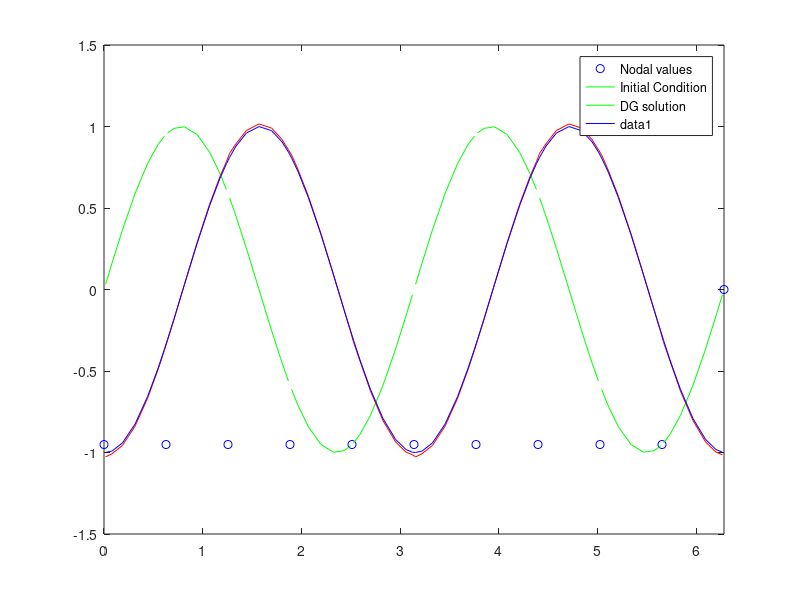

This figure's MATLAB source:
% ut + vel*ux = 0 
% Dirichlet u(0,t) = 0
% or periodic BC 
% Solved with DG weak form (arbitrary poly. order) and various fluxes
function A1Driver_1D_waveEq
clear all
clc

% Domain bounds
x_min=0.0
x_max=2*pi

% Advection velocity
vel=1.0

% Check errors with periodic BC
% try NumElements=10 and N = 2 --> DoF=(P+1)*Nel=30  --> Error=0.1312 (for 1 iteration)
% try NumElements=10 and N = 4 --> DoF=(P+1)*Nel=50  --> Error=0.1005
% try NumElements=10 and N = 6 --> DoF=(P+1)*Nel=70  --> Error=0.084854

% Number of elements in the mesh 
NumElements=10 % min number of elements is 2

% Order of polymomials used for approximation 
N = 6

% scheme  = numerical flux
%         = 0 (Central-Diff) --> Unstable
%         = 1 (Lax-Friedrichs)
%         = 2 (Lax-Wendroff)
%         = 3 (Murman-Roe)
%         = 4 (Godunov)
%         = 5 (Roe with entropy fix)
scheme=1;

%% Alternative flux formulation
% Upwind or central fluxes
% 0.0 --> Upwind
% 1.0 --> Central
%alfaFlux=0.0; 

% these parameters control what type of Jabobi polynomials: alpha=0.0; beta=0.0 is Legendre
alpha=0.0; beta=0.0; 

% Euler explicit
nt=80  % total time steps
dt=0.01 % time step

delay = 0.1; % frame delay for movie

% Boundary Condition: 
% 1 --> Periodic
% 0 --> Dirichlet
BC=1


%%%%%%%%%%%%%%%
%MESH
%%%%%%%%%%%%%%%
deltaX=(x_max-x_min)/NumElements; 


% define X coord in eahc mesh node
[x,w] = JacobiGQ(alpha,beta,N);   % if the polynomial is always the same this can be taken outside

% define node structure
for i=1:NumElements  
         
    mesh(i).x_left=x_min+(i-1)*deltaX;
    mesh(i).x_right=x_min+(i)*deltaX;
        
    mesh(i).xglobal=zeros(N+1,1);
    mesh(i).xglobal=Mapp_r2x(mesh(i).x_left,mesh(i).x_right,x); % this is a vector with all Gauss poijt for each element    
  
    mesh(i).normal_left=1.0;  % -o--> el <--o-
    mesh(i).normal_right=-1.0;
    
    mesh(i).flux_left=zeros(N+1,1);  
    mesh(i).flux_right=zeros(N+1,1);  
    
    
end

% constant Jacobian (same for all element here), but can be changed here
J=ComputeJacobian(mesh(1).x_left,mesh(1).x_right);

for i=1:NumElements  
         
    mesh(i).u=zeros(N+1,1);
    mesh(i).u=Project_phys2modal(alpha,beta,N,J,sin(2.0*mesh(i).xglobal)); % this is initial condition
    
%    this fields could be included in each elements
%    mesh(i).local_poly=N;
%    mesh(i).weight=w;
%    mesh(i).f=zeros(N+1,1); 
%    mesh(i).J=0.0; 
end

% this is used to identify nodes when computing fluxes at nodes 
Left_node=-1;
Right_node=1; 
%%%%%%%%%%%%%%%
% Construct local to element matrices
%%%%%%%%%%%%%%%
%M = GenerateMass_matrix1D(alpha,beta,N); % this one should be the identity (sanity check)
D = GenerateDeriv1D(alpha,beta,N);
%DD = Generate2ndDeriv1D(alpha,beta,N);

%Scale matrices with Jacobian of the element (here all the same because uniform poly and equidistant nodes)
%M=M*J; % not used because M=Id
%DD=DD/J;

%%%%%%%%%%%%%%%
% Construct global matrix
%%%%%%%%%%%%%%%
dim_global=NumElements*(N+1); % overall problem dimension is num element x number modes per element

% allocate global matrices
Uglobal=zeros(dim_global,1);
Xplot=zeros(dim_global,1);
Uplot=zeros(dim_global,1);
Fluxglobal=zeros(dim_global,1);  
Matrixglobal=zeros(dim_global,dim_global);


% add local matrices to the diagonal of the golbal matrix
for i=1:NumElements  
   loc_start=1+(i-1)*(N+1);
   loc_end=(i)*(N+1);
   Matrixglobal(loc_start:loc_end,loc_start:loc_end)=vel*D(:,:);
end

% spy(Matrixglobal)

%%%%%%%%%%%%%%%
% Initial plot (will be updated later)
%%%%%%%%%%%%%%%

OnlyNodes=zeros(NumElements+1,1);
OnlyUatNodes=zeros(NumElements+1,1);
%
count=1;
for i=1:NumElements
    OnlyNodes(i)=mesh(i).x_left;  % only h-mesh nodal information
    OnlyUatNodes(i)=Interpol_modal2phy(alpha,beta,N,mesh(end).u,Left_node);
    for k=1:N+1  
       Xplot(count)=mesh(i).xglobal(k) % info at all h/p nodes (including Gauss points)
       
       Uglobal(count)=mesh(i).u(k);
       
       Uplot(count)=Interpol_modal2phy(alpha,beta,N,mesh(i).u,x(k))
      
       count=count+1;
    end
end
OnlyNodes(NumElements+1)=mesh(NumElements).x_right;
OnlyUatNodes(NumElements+1)=Interpol_modal2phy(alpha,beta,N,mesh(NumElements).u,Right_node);

plot(OnlyNodes,OnlyUatNodes,'bo'); hold('on'); 
for i=1:NumElements  
   plot(mesh(i).xglobal , Interpol_modal2phy_all_points(alpha,beta,N,mesh(i).u),'g-'); 
end
%  data will be updated later
p = plot(Xplot,Uplot,'r');
legend('Nodal values', 'Initial Condition','DG solution');
axis([x_min x_max -1.5 1.5]); hold('off'); 
%you can use polyval to plot a polynomial and not lines between high order nodes, but movie is difficult to make

%%%%%%%%%%%%%%%
% Time marching (using Euler explicit)
%%%%%%%%%%%%%%%

CFL=vel*dt/(Mapp_r2x(mesh(1).x_left,mesh(1).x_right,x(2))-Mapp_r2x(mesh(1).x_left,mesh(1).x_right,x(1)))

dx=vel*dt/CFL;

for k=1:nt  
display('iteration: '); k

%%%%%%%%%%%%%%%
% Update flux vector, including boundary conditions
%%%%%%%%%%%%%%%
for i=2:NumElements-1  % this hould be nodes!! not elements 
  
   % LEFT NODE OF ELEMENT i where  fnode_ext--o--fnode_int        
    fnode_ext=Interpol_modal2phy(alpha,beta,N,vel*mesh(i-1).u,Right_node); % evaluate flux at element edge (-1 or 1)      
    fnode_int=Interpol_modal2phy(alpha,beta,N,vel*mesh(i).u,Left_node);            

%   mesh(i).flux_left=ComputeFlux_Lax1D(alpha,beta,N,fnode_ext,fnode_int,mesh(i-1).normal_right,mesh(i).normal_left,Left_node,vel,alfaFlux); % compute flux at left (x=-1) node of element i
    mesh(i).flux_left=ComputeFluxes(alpha,beta,N,fnode_ext,fnode_int,Left_node,vel,scheme,dt,dx); % compute flux at left (x=-1) node of element i 
  
   % RIGTH NODE OF ELEMENT i where:  fnode_int--o--fnode_ext          
    fnode_ext=Interpol_modal2phy(alpha,beta,N,vel*mesh(i+1).u,Left_node);  
    fnode_int=Interpol_modal2phy(alpha,beta,N,vel*mesh(i).u,Right_node); % evaluate flux at element edge (-1 or 1)             

%   mesh(i).flux_right=ComputeFlux_Lax1D(alpha,beta,N,fnode_int,fnode_ext,mesh(i).normal_right,mesh(i+1).normal_left,Right_node,vel,alfaFlux); % compute flux at right (x=+1) node of element i
    mesh(i).flux_right=ComputeFluxes(alpha,beta,N,fnode_int,fnode_ext,Right_node,vel,scheme,dt,dx); % compute flux at right (x=+1) node of element i
end

% Dirichlet
if(BC==0)
if (k==1) 
    display('Dirichlet BC at x_min') 
end

% FIRST ELEMENT
%BC LEFT NODE  OF ELEMENT 1: x=0
    %u_ext=Project_phys2modal(alpha,beta,N,J,-sin(vel*k*dt)*ones(N+1,1));%zeros(N+1,1);
    u_ext=Project_phys2modal(alpha,beta,N,J,zeros(N+1,1)); % ghost node
    fnode_ext=Interpol_modal2phy(alpha,beta,N,u_ext,Right_node); % ghost element with zeros  
    normal_temp=1.0;
    fnode_int=Interpol_modal2phy(alpha,beta,N,vel*mesh(1).u,Left_node);  
 
%   mesh(1).flux_left=ComputeFlux_Lax1D(alpha,beta,N,fnode_ext,fnode_int,normal_temp,mesh(1).normal_left,Left_node,vel,alfaFlux); 
    mesh(1).flux_left=ComputeFluxes(alpha,beta,N,fnode_ext,fnode_int,Left_node,vel,scheme,dt,dx); 

% RIGTH NODE OF ELEMENT 1         
    fnode_ext=Interpol_modal2phy(alpha,beta,N,vel*mesh(2).u,Left_node); 
    fnode_int=Interpol_modal2phy(alpha,beta,N,vel*mesh(1).u,Right_node); % evaluate flux at element edge (-1 or 1)            
 
%   mesh(1).flux_right=ComputeFlux_Lax1D(alpha,beta,N,fnode_int,fnode_ext,mesh(1).normal_right,mesh(2).normal_left,Right_node,vel,alfaFlux); % compute flux at right (x=+1) node of element i
    mesh(1).flux_right=ComputeFluxes(alpha,beta,N,fnode_int,fnode_ext,Right_node,vel,scheme,dt,dx); % compute flux at right (x=+1) node of element i
 
% LAST ELEMENT  
% LEFT NODE OF ELEMENT NumElements        
    fnode_ext=Interpol_modal2phy(alpha,beta,N,vel*mesh(NumElements-1).u,Right_node); % evaluate flux at element edge (-1 or 1)      
    fnode_int=Interpol_modal2phy(alpha,beta,N,vel*mesh(NumElements).u,Left_node);            

%   mesh(NumElements).flux_left=ComputeFlux_Lax1D(alpha,beta,N,fnode_ext,fnode_int,mesh(NumElements-1).normal_right,mesh(NumElements).normal_left,Left_node,vel,alfaFlux); % compute flux at left (x=-1) node of element i
    mesh(NumElements).flux_left=ComputeFluxes(alpha,beta,N,fnode_ext,fnode_int,Left_node,vel,scheme,dt,dx); % compute flux at left (x=-1) node of element i
 
% RIGHT NODE OF ELEMENT NumElements     
    fnode_int=Interpol_modal2phy(alpha,beta,N,vel*mesh(NumElements).u,Right_node); % evaluate flux at element edge (-1 or 1)          
    %u_ext=zeros(N+1,1);
    %fnode_ext=Interpol_modal2phy(alpha,beta,N,u_ext,Left_node); % ghost element with zeros  
    fnode_ext=fnode_int;
    normal_temp=1.0; 
 
%   mesh(NumElements).flux_right=ComputeFlux_Lax1D(alpha,beta,N,fnode_int,fnode_ext,mesh(NumElements).normal_right,normal_temp,Right_node,vel,alfaFlux); % compute flux at right (x=+1) node of element i
    mesh(NumElements).flux_right=ComputeFluxes(alpha,beta,N,fnode_int,fnode_ext,Right_node,vel,scheme,dt,dx); % compute flux at right (x=+1) node of element i

end

% Periodic
if(BC==1)  
if (k==1) 
    display('Periodic BC') 
end

%FIRST ELEMENT:
% LEFT NODE OF ELEMENT 1
    fnode_ext=Interpol_modal2phy(alpha,beta,N,vel*mesh(NumElements).u,Right_node); 
    fnode_int=Interpol_modal2phy(alpha,beta,N,vel*mesh(1).u,Left_node);  

%   mesh(1).flux_left=ComputeFlux_Lax1D(alpha,beta,N,fnode_ext,fnode_int,mesh(NumElements).normal_right,mesh(1).normal_left,Left_node,vel,alfaFlux);
    mesh(1).flux_left=ComputeFluxes(alpha,beta,N,fnode_ext,fnode_int,Left_node,vel,scheme,dt,dx);
  
% RIGTH NODE OF ELEMENT 1             
    fnode_ext=Interpol_modal2phy(alpha,beta,N,vel*mesh(2).u,Left_node); 
    fnode_int=Interpol_modal2phy(alpha,beta,N,vel*mesh(1).u,Right_node);            

%   mesh(1).flux_right=ComputeFlux_Lax1D(alpha,beta,N,fnode_int,fnode_ext,mesh(1).normal_right,mesh(2).normal_left,Right_node,vel,alfaFlux); % compute flux at right (x=+1) node of element i
    mesh(1).flux_right=ComputeFluxes(alpha,beta,N,fnode_int,fnode_ext,Right_node,vel,scheme,dt,dx); % compute flux at right (x=+1) node of element i

%LAST ELEMENT: 
% LEFT NODE OF ELEMENT NumElements        
    fnode_ext=Interpol_modal2phy(alpha,beta,N,vel*mesh(NumElements-1).u,Right_node); % evaluate flux at element edge (-1 or 1)      
    fnode_int=Interpol_modal2phy(alpha,beta,N,vel*mesh(NumElements).u,Left_node);            
 
%   mesh(NumElements).flux_left=ComputeFlux_Lax1D(alpha,beta,N,fnode_ext,fnode_int,mesh(NumElements-1).normal_right,mesh(NumElements).normal_left,Left_node,vel,alfaFlux); % compute flux at left (x=-1) node of element i
    mesh(NumElements).flux_left=ComputeFluxes(alpha,beta,N,fnode_ext,fnode_int,Left_node,vel,scheme,dt,dx); % compute flux at left (x=-1) node of element i
   
% RIGHT NODE OF ELEMENT NumElements         
   fnode_ext=Interpol_modal2phy(alpha,beta,N,vel*mesh(1).u,Left_node); % evaluate flux at element edge (-1 or 1)      
   fnode_int=Interpol_modal2phy(alpha,beta,N,vel*mesh(NumElements).u,Right_node);            

%   mesh(NumElements).flux_right=ComputeFlux_Lax1D(alpha,beta,N,fnode_int,fnode_ext,mesh(NumElements).normal_right,mesh(1).normal_left,Right_node,vel,alfaFlux); % compute flux at left (x=-1) node of element i
    mesh(NumElements).flux_right=ComputeFluxes(alpha,beta,N,fnode_int,fnode_ext,Right_node,vel,scheme,dt,dx); % compute flux at left (x=-1) node of element i
end %(periodicBC==1)   
 
 
% Update Flux vector and vector to plot solution
count=1;
for i=1:NumElements  
  for k=1:N+1
     Fluxglobal(count)=-mesh(i).flux_right(k)+mesh(i).flux_left(k); % update fluxes in golbal vector fluxes
     count=count+1;
  end
end 
%%%%%%%%%%%%%%

Uglobal=Uglobal+dt/J*(Matrixglobal'*Uglobal+Fluxglobal) ; % 1/J comes from the mass mattrix

count=1;
for i=1:NumElements  
  for k=1:N+1  
      

      mesh(i).u(k)=Uglobal(count)  % copy new data to nodal strucuture 
    
      Uplot(count)=Interpol_modal2phy(alpha,beta,N,mesh(i).u,x(k))
     count=count+1;
  end
end  


% redraw solution
set(p,'ydata',Uplot);
pause(delay)
 
end % time marching


count=1;
for i=1:NumElements  
  for k=1:N+1  
      
      Uexact(count)=sin(2.0*(mesh(i).xglobal(k)-vel*dt*nt));
      count=count+1;
  end
end 

hold on; plot(Xplot,Uexact,'b'); hold off;
%legend('Nodal values', 'Initial Condition','DG solution', 'Exact solution')

error=(1/dim_global)*norm(Uexact(:,1)-Uplot(:,1))%/norm(Uexact(:,1))
%error=trapz(abs(Uexact(:,1)-Uplot(:,1))) 




count=1;
for i=1:NumElements  
  for k=1:N+1  
      Nodos(count) = mesh(i).xglobal(k)
      count=count+1;
  end
end 

%% 
%%%%%%%%%%%%%%%%%%%%%%%%%%%%%%%%%%%%%%%%%%%%%%%%%%%%%%%%%%%%%%%%%%%%%%
%CONSTRUCCIÓN DE LOS ARCHIVOS DE TEXTO

Nodos_datos=[0.0160    0.0812    0.1867    0.3142    0.4417    0.5471    0.6123    0.6443    0.7095    0.8150    0.9425    1.0700    1.1754    1.2406    1.2726    1.3378    1.4433    1.5708   1.6983    1.8038    1.8690    1.9009    1.9662    2.0716    2.1991    2.3266    2.4321    2.4973    2.5293    2.5945    2.6999    2.8274    2.9549    3.0604    3.1256    3.1576    3.2228    3.3283    3.4558    3.5833    3.6887    3.7539    3.7859    3.8511    3.9566    4.0841    4.2116    4.3170    4.3822    4.4142    4.4794    4.5849    4.7124    4.8399     4.9453    5.0106    5.0425    5.1077    5.2132    5.3407    5.4682    5.5737    5.6389    5.6709    5.7361    5.8415    5.9690    6.0965    6.2020    6.2672]
fileID = fopen('Nodos.txt','w');
fprintf(fileID,'%6s %12s\n','Nodos');
fprintf(fileID,'%6.2f %12.8f\n',Nodos_datos);
fclose(fileID);

count=1
for i=0:69
    tiempo(count) = i +1
    count=count+1
end


U_datos = [Uplot(:,1), Nodos(:), tiempo(:) ]
fileID = fopen('U.txt','w');
fprintf(fileID,'%6s %12s\n','U');
fprintf(fileID,'%6.2f %12.8f\n',U_datos);
fclose(fileID);

end % end main function












%%%%%%%%%%%%%%%
%%%%%%%%%%%%%%%
% Additional functions 
%%%%%%%%%%%%%%%
%%%%%%%%%%%%%%%

function [P] = JacobiP(x,alpha,beta,N)
% function [P] = JacobiP(x,alpha,beta,N)
% Purpose: Evaluate Jacobi Polynomial of type (alpha,beta) > -1
%          (alpha+beta <> -1) at points x for order N and returns P[1:length(xp))]
% Note   : They are normalized to be orthonormal.

% Turn points into row if needed.
xp = x; dims = size(xp);
if (dims(2)==1) xp = xp';  end;

PL = zeros(N+1,length(xp)); 

% Initial values P_0(x) and P_1(x)
gamma0 = 2^(alpha+beta+1)/(alpha+beta+1)*gamma(alpha+1)*...
    gamma(beta+1)/gamma(alpha+beta+1);
PL(1,:) = 1.0/sqrt(gamma0);
if (N==0) P=PL'; return; end;
gamma1 = (alpha+1)*(beta+1)/(alpha+beta+3)*gamma0;
PL(2,:) = ((alpha+beta+2)*xp/2 + (alpha-beta)/2)/sqrt(gamma1);
if (N==1) P=PL(N+1,:)'; return; end;

% Repeat value in recurrence.
aold = 2/(2+alpha+beta)*sqrt((alpha+1)*(beta+1)/(alpha+beta+3));

% Forward recurrence using the symmetry of the recurrence.
for i=1:N-1
  h1 = 2*i+alpha+beta;
  anew = 2/(h1+2)*sqrt( (i+1)*(i+1+alpha+beta)*(i+1+alpha)*...
      (i+1+beta)/(h1+1)/(h1+3));
  bnew = - (alpha^2-beta^2)/h1/(h1+2);
  PL(i+2,:) = 1/anew*( -aold*PL(i,:) + (xp-bnew).*PL(i+1,:));
  aold =anew;
end;

P = PL(N+1,:)';
end

%%%%%%%%%%%%%%%

function [x,w] = JacobiGQ(alpha,beta,N)
% function [x,w] = JacobiGQ(alpha,beta,N)
% Purpose: Compute the N'th order Gauss quadrature points, x, 
%          and weights, w, associated with the Jacobi 
%          polynomial, of type (alpha,beta) > -1 ( <> -0.5).

if (N==0) x(1)= -(alpha-beta)/(alpha+beta+2); w(1) = 2; return; end;

% Form symmetric matrix from recurrence.
J = zeros(N+1);
h1 = 2*(0:N)+alpha+beta;
J = diag(-1/2*(alpha^2-beta^2)./(h1+2)./h1) + ...
    diag(2./(h1(1:N)+2).*sqrt((1:N).*((1:N)+alpha+beta).*...
    ((1:N)+alpha).*((1:N)+beta)./(h1(1:N)+1)./(h1(1:N)+3)),1);
if (alpha+beta<10*eps) J(1,1)=0.0;end;
J = J + J';

%Compute quadrature by eigenvalue solve
[V,D] = eig(J); x = diag(D);
w = (V(1,:)').^2*2^(alpha+beta+1)/(alpha+beta+1)*gamma(alpha+1)*...
    gamma(beta+1)/gamma(alpha+beta+1);
end

%%%%%%%%%%%%%%%

function [dP] = GradJacobiP(r, alpha, beta, N)
% function [dP] = GradJacobiP(r, alpha, beta, N);
% Purpose: Evaluate the derivative of the Jacobi polynomial of type (alpha,beta)>-1,
%	       at points r for order N and returns dP[1:length(r))]        

dP = zeros(length(r), 1);
  if(N == 0)
    dP(:,:) = 0.0; 
  else
    dP = sqrt(N*(N+alpha+beta+1))*JacobiP(r(:),alpha+1,beta+1, N-1);
  end;
end


%%%%%%%%%%%%%%%
%%%%%%%%%%%%%%%
% Generate Mass matrix (here we have the M=Id, this is used for the checking implemetation)
%%%%%%%%%%%%%%%
%%%%%%%%%%%%%%%

function [M] = GenerateMass_matrix1D(alpha,beta,N)
% function [D] = Mass amtrix
% integral of p*p dr

[x,w] = JacobiGQ(alpha,beta,N);
M = zeros((N+1),(N+1));

% Initialize matrix
for i=1:N+1
  P1 = JacobiP(x, alpha, beta, i-1); 
  for j=1:N+1
   P2 = JacobiP(x,alpha,beta,j-1);
       for k=1:N+1
         M(i,j) =M(i,j)+w(k)*P1(k)*P2(k) ; 
       end
   end
end

end

%%%%%%%%%%%%%%%
%%%%%%%%%%%%%%%
% Generate stiffness matrix (first order derivative)
%%%%%%%%%%%%%%%
%%%%%%%%%%%%%%%

function [D] = GenerateDeriv1D(alpha,beta,N)
% function [D] = First derivative matrix
% integral of dp/dr*p dr

[x,w] = JacobiGQ(alpha,beta,N);
D = zeros((N+1),(N+1));

% Initialize matrix
for i=1:N+1
   P = JacobiP(x,alpha,beta,i-1); 
  for j=1:N+1
       dP = GradJacobiP(x, alpha, beta, j-1);
     for k=1:N+1
       D(i,j) =D(i,j)+w(k)*P(k)*dP(k);
     end
   end
end
end 

%%%%%%%%%%%%%%%
%%%%%%%%%%%%%%%
% Generate Laplacian matrix (second order derivative)
%%%%%%%%%%%%%%%
%%%%%%%%%%%%%%%

function [DD] = Generate2ndDeriv1D(alpha,beta,N)
% function [DD] = Second derivative matrix
% integral of dp/dr*dp/dr dr

[x,w] = JacobiGQ(alpha,beta,N);
DD = zeros((N+1),(N+1));

% Initialize matrix
for i=1:N+1
  dP1 = GradJacobiP(x, alpha, beta, i-1); 
  for j=1:N+1
    dP2 = GradJacobiP(x,alpha,beta,j-1);
     for k=1:N+1
        DD(i,j) =DD(i,j)+w(k)*dP1(k)*dP2(k) ;
     end
  end
end
end

%%%%%%%%%%%%%%%
% Project physical value to modal (i.e. calculate modal coeffs.)
%%%%%%%%%%%%%%%

function modal=Project_phys2modal(alpha,beta,N,J,f)
  % the operation is: u_modal=M^-1 \int u_phy*phi --> M^1 is 1/J here
  % here the mass matrix is the identity (if not this needs to be change)

[x,w] = JacobiGQ(alpha,beta,N);
modal=zeros((N+1),1) ;

  for i=1:N+1  
   P = JacobiP(x, alpha, beta, i-1); 
     for k=1:N+1
      modal(i,1) =modal(i,1)+w(k)*P(k)*f(k); %*J/J ; 
     end
  end   
end 

%%%%%%%%%%%%%%%
% Interpolate modal values to physical values, for one particular point (e.g. boundary values)
%%%%%%%%%%%%%%%

function Phy=Interpol_modal2phy(alpha,beta,N,f_modal,at_x)
  % the operation is: u_phy=Sum(u_modal*phi)
Phy=0.0;

  for i=1:N+1  
   P = JacobiP(at_x, alpha, beta, i-1); 
      Phy =Phy+f_modal(i)*P ; %modes start at 1 and poly array at 1, but min order is zero
  end
end 

%%%%%%%%%%%%%%%
% Interpolate modal values to physical values, for all element Gauss points
%%%%%%%%%%%%%%%

function Phy=Interpol_modal2phy_all_points(alpha,beta,N,f_modal)
  % the operation is: u_phy=Sum(u_modal*phi)
Phy=0.0;
[x,w] = JacobiGQ(alpha,beta,N);

  for i=1:N+1  
   P = JacobiP(x, alpha, beta, i-1); 
      Phy =Phy+f_modal(i)*P ; %modes start at 1 and poly array at 1, but min order is zero
  end
end 

%%%%%%%%%%%%%%%
% Map physical to computational space
%%%%%%%%%%%%%%%

function xglobal=Mapp_r2x(a,b,xlocal);
 % 1D affine mappings r=[-1,1]-->x=[x_coord_left,x_coord_right]
  h=abs(a-b);
  xglobal=a+(1.0+xlocal)*(h)/2.0; % r runs from -1 to 1
end

function xlocal=UnMapp_x2r(a,b,xglobal);
 % 1D affine mappings r=[-1,1]<--x=[x_coord_left,x_coord_right]
  h=abs(a-b);
  xlocal=(xglobal-a)*2.0/h-1.0; % r runs from -1 to 1
end

%%%%%%%%%%%%%%%
% Compute element Jacobian dr/dx
%%%%%%%%%%%%%%%

function J=ComputeJacobian(a,b);
  J=abs(a-b)/2.0;
end


%%%%%%%%%%%%%%%
%%%%%%%%%%%%%%%
% Alternative Flux
%%%%%%%%%%%%%%%
%%%%%%%%%%%%%%%

function Flux=ComputeFlux_Lax1D(alpha,beta,N,f1,f2,normal2,normal1,at_x,vel,alfaFlux)

Flux=zeros((N+1),1);

temp=((f1+f2)/2.0+abs(vel)*(f1*normal1+f2*normal2)*(1.0-alfaFlux)/2.0);
  for i=1:N+1  
   P = JacobiP(at_x, alpha, beta, i-1);   
      Flux(i,1) =temp*P ;      
  end   
end



%%%%%%%%%%%%%%%
%%%%%%%%%%%%%%%
%------------------------------------------------------------------------------
% Flux of conservation law
%------------------------------------------------------------------------------
function flux = FLUX(u)
%flux = 0.5*u^2; %Burgers
flux = u; % linear advection
end

%------------------------------------------------------------------------------
% Derivative of flux in conservation law
%------------------------------------------------------------------------------
function dflux = DFLUX(u)
%dflux = u;  % Burger's
dflux = 1.0; % linear advection
end

%------------------------------------------------------------------------------
% Approximate Derivative of flux in conservation law
%------------------------------------------------------------------------------
function a = ADFLUX(u,v)
if abs(u-v) > 1.e-14
   a = (FLUX(u) - FLUX(v))/(u-v);
else
   a = DFLUX(u);
end
end

%------------------------------------------------------------------------------
% Numerical flux function
%------------------------------------------------------------------------------
function Flux = ComputeFluxes(alpha,beta,N,u,v,at_x,vel,scheme,dt,dx)
lambda=1.0;  

if scheme==0
   % Central-Diff, 
   temp = 0.5*(FLUX(u) + FLUX(v));
elseif scheme==1
   % Lax-friedrichs
   temp = 0.5*(FLUX(u) + FLUX(v)) - (0.5/lambda)*(v - u);
elseif scheme==2
   % Lax-wendroff
   a = ADFLUX(u,v);
   temp = 0.5*(FLUX(u) + FLUX(v)) - (0.5*lambda*a)*(FLUX(v) - FLUX(u));
elseif scheme==3
   % Murman-Roe
   a = ADFLUX(u,v);
   temp = 0.5*(FLUX(u) + FLUX(v)) - 0.5*abs(a)*(v - u);
elseif scheme==4
   % Godunov flux
   if u < v
      u1 = max(0,u);
      u2 = min(0,v);
      temp = max( FLUX(u1), FLUX(u2) );
   else
      temp = max( FLUX(u), FLUX(v) );
   end
elseif scheme==5
   % Roe with entropy fix
   delta = 0.5*max(0, abs(v-u));
   a = abs(ADFLUX(u,v));
   if a < delta
      a = delta;
   end
   temp = 0.5*(FLUX(u) + FLUX(v)) - 0.5*a*(v - u);
end
   
   Flux=zeros((N+1),1);
  for i=1:N+1  
   P = JacobiP(at_x, alpha, beta, i-1);   
      Flux(i,1) =temp*P ;      
  end   
end



